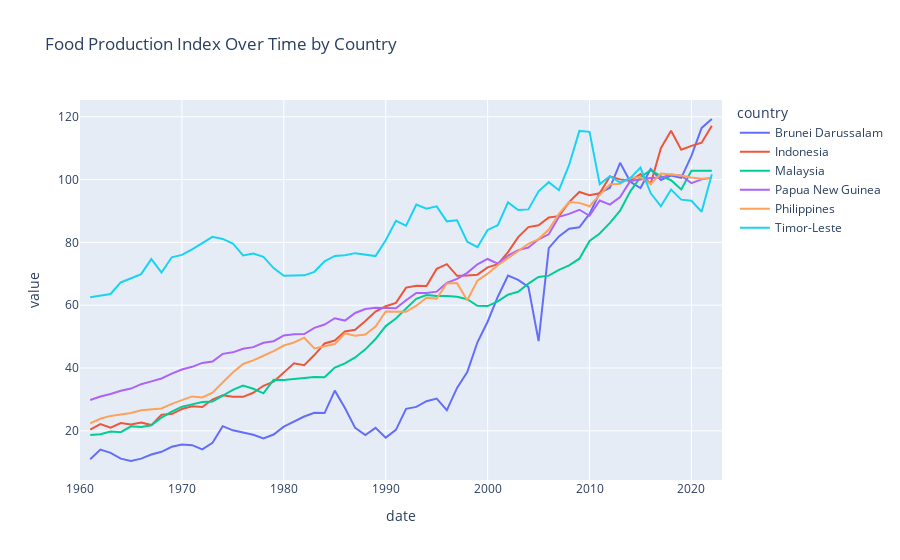

The cell this chart's notebook holds for it:
### Code cell
vars = {"AG.PRD.FOOD.XD": "Food Production Index"}
use=["BRN", "IDN", "MYS", "PNG", "PHL", "TLS"]
food = wbdata.get_dataframe(vars,country=use,parse_dates=True).squeeze().unstack('country')
food.plot(title="Food Production Index Over Time by Country")
